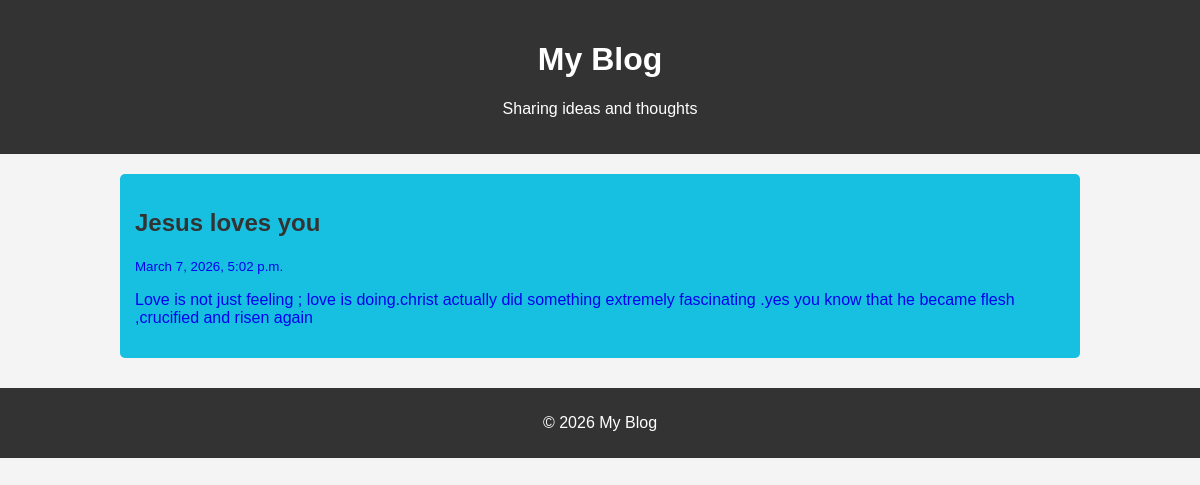
The app's page /viewblog/2 with its own data.
### blog1/models.py (models this page shows)
class Blog(models.Model):
    title=models.CharField(max_length=50)
    blog_body=models.CharField(max_length=500)
    created_date=models.DateTimeField(default=datetime.now,blank=True)

### blog1/views.py (the view)
# urls.py: path('viewblog/<str:pk>',views.blogs,name='viewblog'),
def blogs(request,pk):
    Blogs=Blog.objects.get(id=pk)
    return render(request,"view_blog.html",{'Blogs':Blogs})

### templates/view_blog.html (shortened to what this page needs)
<!DOCTYPE html>
<html lang="en">
<head>
</head>
<body>
<header>
    <h1>My Blog</h1>
    <p>Sharing ideas and thoughts</p>
</header>
<div class="container">
    <div class="post">
      <a style="text-decoration: none";     href="#">
        <h2>{{Blogs.title}}</h2>
        <p><small>{{Blogs.created_date}}</small></p>
        <p>{{Blogs.blog_body}}</p>
      </a>
    </div>
</div>
<footer>
    <p>© 2026 My Blog</p>
</footer>
</body>
</html>

### templates/view_blog.html (style rules this page uses)
body { font-family: Arial, sans-serif; margin:0; background:#f4f4f4; }
header { background:#333; color:white; text-align:center; padding:20px; }
.container { width:80%; margin:auto; margin-top:20px; }
.post { background:rgb(23, 192, 225); padding:15px; margin-bottom:20px; border-radius:5px; }
.post h2 { color:#333; }
footer { background:#333; color:white; text-align:center; padding:10px; margin-top:30px; }

### records on screen
Blog: title "Jesus loves you", created_date "March 7, 2026, 5:02 p.m.", blog_body "Love is not just feeling ; love is doing.christ actually did something extremely fascinating .yes you know that he became flesh ,crucified and risen again"
